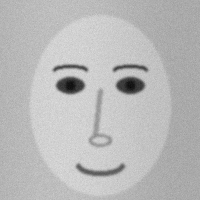
#> input picture assets/images/generated/sample-synth-face.png, 200 x 200 px, found by its file name
$ python gen_nms_data.py
#> lines starting #> are read from the running program, lines starting #| are printed output that depends on the picture
"""Raw, pre-NMS detections (boxes + real confidence scores) for NmsLab (Module 37.4): the 37.2 face
cascade's minNeighbors=0 output (with detectMultiScale3's levelWeights) and the 37.1 board template's raw
NCC matches. apps/web/public/data/nms-data.json (fetched by the lab at run time; actual non-max
suppression is simple enough to run live in the browser, only the raw detections are precomputed)."""
import json
import cv2
import numpy as np

G = "assets/images/generated/"

face = cv2.imread(G + "sample-synth-face.png", cv2.IMREAD_GRAYSCALE)
#> face is the input picture: shape (200, 200); min 7, max 224, mean 185.8
casc = cv2.CascadeClassifier(cv2.data.haarcascades + "haarcascade_frontalface_default.xml")
objs, _, weights = casc.detectMultiScale3(face, scaleFactor=1.05, minNeighbors=0, minSize=(60, 60), outputRejectLevels=True)
#> objs = [[30, 30, 146, 146], [27, 20, 161, 161], [7, 15, 177, 177], [15, 15, 177, 177], [22, 15, 177, 177], [7, 22, 177, 177], [15, 22, 177, 177], [16, 8, 184, 186], [16, 16, 184, 184]]; weights = [1.91, 2.47, -2.06, 3.3, 6.56, 3.43, 0.864, 1.8, 3.54]
face_boxes = [{"x": int(o[0]), "y": int(o[1]), "w": int(o[2]), "h": int(o[3]), "score": round(float(w), 4)} for o, w in zip(objs, weights)]
#> face_boxes = 9 items

board = cv2.imread(G + "sample-board.png", cv2.IMREAD_GRAYSCALE)
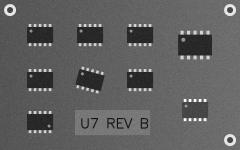
#> input picture assets/images/generated/sample-board.png, 240 x 150 px, found by its file name
#> board is the input picture: shape (150, 240); min 14, max 254, mean 95.6
tpl = board[22:49, 25:56]
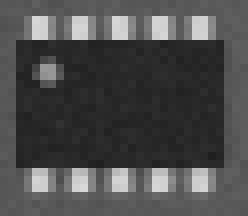
#> tpl: shape (27, 31) (shown 8 times larger); min 31, max 216, mean 76.6
th, tw = tpl.shape
#> th = 27; tw = 31
result = cv2.matchTemplate(board, tpl, cv2.TM_CCOEFF_NORMED)
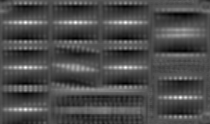
#> result: shape (124, 210) float32; min -0.439, max 1, mean -0.00843; drawn with min black and max white
ys, xs = np.where(result >= 0.7)
#> ys = 53 values from 21 to 109; xs = 53 values, max 185 at index 46, min 19 at index 47, mean 81.74
board_boxes = [{"x": int(x), "y": int(y), "w": int(tw), "h": int(th), "score": round(float(result[y, x]), 4)} for x, y in zip(xs, ys)]
#> board_boxes = 53 items

out = {
    "face": {"image": "sample-synth-face.png", "imageSize": list(face.shape[::-1]), "boxes": face_boxes},
    "board": {"image": "sample-board.png", "imageSize": list(board.shape[::-1]), "boxes": board_boxes},
}
json.dump(out, open("apps/web/public/data/nms-data.json", "w"), separators=(",", ":"))
print("face raw boxes:", len(face_boxes), "board raw boxes:", len(board_boxes))
#| face raw boxes: 9 board raw boxes: 53
